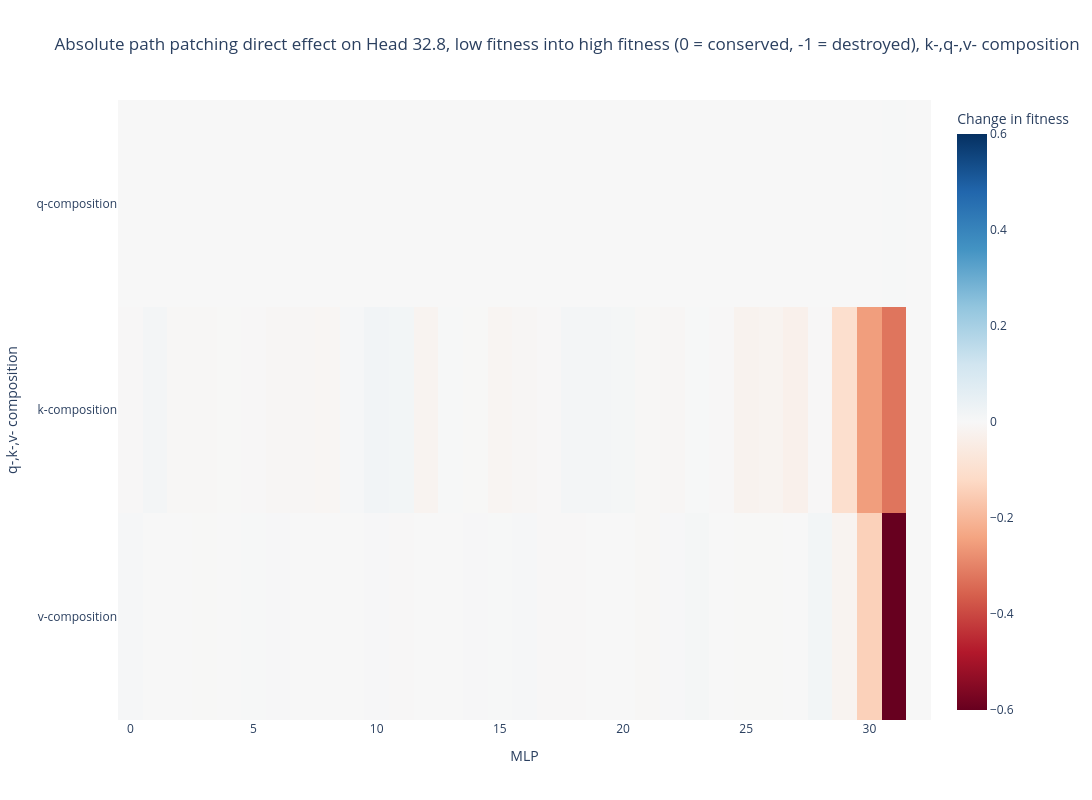

Write notebook code for a chart like this one.
### Code cell
imshow(
    all_abs_mlp_patch_32_5_8_13_results_tensor,
    labels={"x": "MLP", "y": "q-,k-,v- composition", "color": "Change in fitness"},
    title="Absolute path patching direct effect on Head 32.8, low fitness into high fitness (0 = conserved, -1 = destroyed), k-,q-,v- composition",
    width=1300,
    height=800,
    y = ["q-composition","k-composition","v-composition"], 
    range_color=(-0.6,0.6)
)

### Figure 1 — Plotly figure (JSON) as saved in the notebook; plotly's stock layout.template omitted (floating-point values rounded to 4 significant figures)
{"data": [{"coloraxis": "coloraxis", "hovertemplate": "MLP: %{x}<br>q-,k-,v- composition: %{y}<br>Change in fitness: %{z}<extra></extra>", "name": "0", "type": "heatmap", "xaxis": "x", "y": ["q-composition", "k-composition", "v-composition"], "yaxis": "y", "z": [[0.0002092, -6.187e-06, 3.248e-05, -0.0001413, -6.385e-05, 7.856e-06, 4.584e-05, -0.0002251, 0.0001143, -7.203e-05, 7.188e-05, -6.992e-05, 0.000207, 1.222e-05, -0.0003874, 0.0001877, -0.0002573, -4.215e-05, -0.00015, 6.014e-05, -0.0003519, -0.0002627, 2.735e-05, -7.565e-05, 0.0002943, 0.0003068, -0.0006498, 4.232e-05, 0.0003583, -0.0002611, 0.0002877, 0.001706, 0.0], [-0.003053, 0.01369, -0.004389, -0.003761, -0.001633, -0.003309, -0.007328, -0.008628, -0.01005, 0.006066, 0.01898, 0.01497, -0.01831, 0.003219, -0.002061, -0.0117, -0.007003, -0.002733, 0.01281, 0.01322, 0.009593, -0.004302, -0.0065, 0.002114, -0.002914, -0.02207, -0.01712, -0.03122, -0.003317, -0.1015, -0.2521, -0.3243, 0.0], [0.005928, -0.001007, 0.0007964, -0.001738, 0.0001574, 0.002881, 0.00344, -4.065e-06, -0.0008616, -0.0002787, 0.004231, -0.00229, -0.0002481, 0.000594, 0.004599, 0.001776, 0.005068, -0.002986, -0.002212, -0.0005519, -0.0008152, -0.005977, 0.003683, 0.008996, -0.0006845, -0.001342, -0.002079, -0.001181, 0.01463, -0.01638, -0.1419, -0.7231, 0.0]]}], "layout": {"coloraxis": {"autocolorscale": false, "cmax": 0.6, "cmid": 0, "cmin": -0.6, "colorbar": {"title": {"text": "Change in fitness"}}, "colorscale": [[0, "rgb(103,0,31)"], [0.1, "rgb(178,24,43)"], [0.2, "rgb(214,96,77)"], [0.3, "rgb(244,165,130)"], [0.4, "rgb(253,219,199)"], [0.5, "rgb(247,247,247)"], [0.6, "rgb(209,229,240)"], [0.7, "rgb(146,197,222)"], [0.8, "rgb(67,147,195)"], [0.9, "rgb(33,102,172)"], [1, "rgb(5,48,97)"]]}, "height": 800, "title": {"text": "Absolute path patching direct effect on Head 32.8, low fitness into high fitness (0 = conserved, -1 = destroyed), k-,q-,v- composition"}, "width": 1300, "xaxis": {"anchor": "y", "constrain": "domain", "domain": [0, 1], "scaleanchor": "y", "title": {"text": "MLP"}}, "yaxis": {"anchor": "x", "autorange": "reversed", "constrain": "domain", "domain": [0, 1], "title": {"text": "q-,k-,v- composition"}}}}
